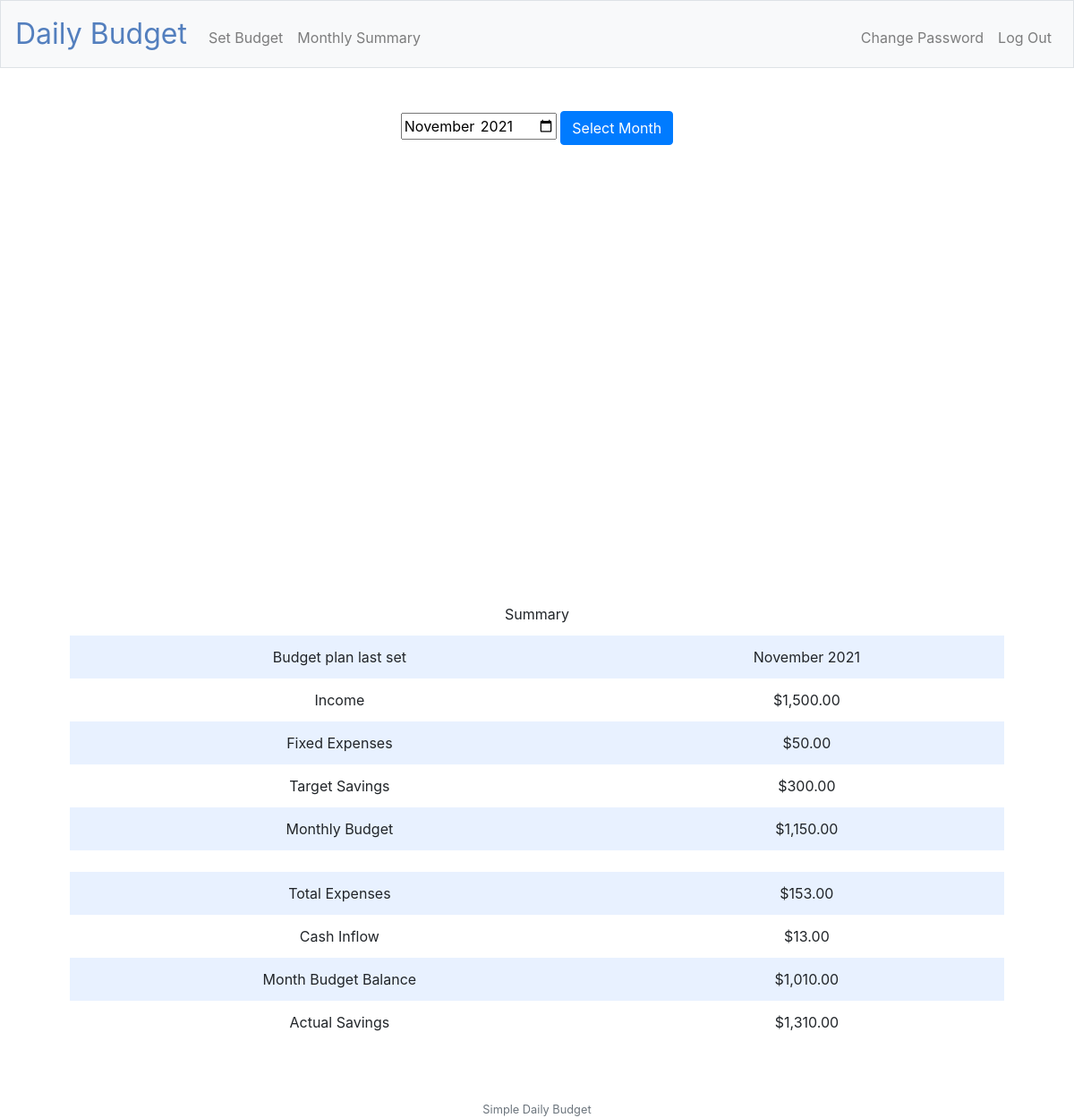
The page /monthly_summary (signed in) on the database its author committed.
### tables this page shows
CREATE TABLE budget_settings (month_set TEXT NOT NULL, user_id INTEGER, monthly_income NUMERIC, fixed_expenditure NUMERIC, fixed_savings NUMERIC, monthly_budget NUMERIC, FOREIGN KEY (user_id) REFERENCES users(id));

### application.py (the view)
@app.route("/monthly_summary", methods=["GET","POST"])
@login_required
@budget_settings_required
def monthly_summary():
    if request.method =="POST":
        selected_month = datetime.strptime(request.form.get("month"), "%Y-%m")
    else:
        selected_month = date.today()
    month_transactions = db.execute("SELECT * FROM transactions WHERE user_id = ? AND timestamp LIKE ?", session.get("user_id"), f'%{selected_month.strftime("%m-%Y")}%')
    month_budget_settings = current_setting(db.execute("SELECT * FROM budget_settings WHERE user_id = ?", session.get("user_id")), selected_month)
    stats, cash_in = get_stats(month_transactions)
    total_expenses = sum([expense for category, expense in stats.items()])
    month_budget_balance = month_budget_settings["monthly_budget"] - total_expenses + cash_in
    table_output = [
            ["Budget plan last set", datetime.strptime(month_budget_settings["month_set"], "%m-%Y").strftime("%B %Y")],
            ["Income", month_budget_settings['monthly_income']],
            ["Fixed Expenses", month_budget_settings["fixed_expenditure"]],
            ["Target Savings", month_budget_settings["fixed_savings"]],
            ["Monthly Budget", month_budget_settings["monthly_budget"]],
            ['',''],
            ["Total Expenses", total_expenses],
            ["Cash Inflow", cash_in],
            ["Month Budget Balance", month_budget_balance],
            ["Actual Savings", month_budget_settings["fixed_savings"] + month_budget_balance]
            ]
    return render_template("monthly_summary.html",month_input=selected_month.strftime("%Y-%m"), stats=stats , table_output=table_output)

### application.py (called while the page is built)
@app.after_request
def after_request(response):
    response.headers["Cache-Control"] = "no-cache, no-store, must-revalidate"
    response.headers["Expires"] = 0
    response.headers["Pragma"] = "no-cache"
    return response

### helpers.py (called while the page is built)
def budget_categories():
    return ["Food", "Utilities", "Retail/Clothing", "Transport", "Medical", "Recreation/Entertainment", "Others"]

def current_setting(db_settings, target_date):
    for row in reversed(db_settings):
        if row["month_set"] == target_date.strftime("%m-%Y"):
            return row
    return db_settings[-1]

def get_stats(db):
    expenditure_breakdown = {category: 0 for category in budget_categories()}
    cash_in = 0
    if len(db) < 1:
        return expenditure_breakdown
    for row in db:
        if row["amount"] <=  0:
            expenditure_breakdown[row["category"]] -= row["amount"]
        else:
            cash_in += row["amount"]
    return expenditure_breakdown, cash_in

def login_required(f):
    @wraps(f)
    def decorated_function(*args, **kwargs):
        if session.get("user_id") is None:
            return redirect("/login")
        return f(*args, **kwargs)
    return decorated_function

def budget_settings_required(f):
    @wraps(f)
    def decorated_function(*args, **kwargs):
        db = SQL("sqlite:///budget.db")
        budget_settings = db.execute("SELECT * FROM budget_settings WHERE user_id = ?", session.get("user_id"))
        if len(budget_settings) < 1:
            return redirect("/settings")
        return f(*args, **kwargs)
    return decorated_function

def usd(value):
    try:
        test = float(value)
    except ValueError:
        return value
    if value >= 0:
        return f"${value:,.2f}"
    return f"-${-value:,.2f}"

### templates/monthly_summary.html (shortened to what this page needs)
{% extends "layout.html" %}
{% block main %}
<form action="/monthly_summary" method="post">
		<div class='form-group'>
			<input type="month" name="month" value={{month_input}}>
			<button class="btn btn-primary" type="submit">Select Month</button>
	<div id="piechart" style="width: 900px; height: 500px" align="right"></div>
</form>
<table>
	<thead>
		<tr>
			<td colspan='2'>Summary</td>
		</tr>
	</thead>
	<tbody>
		{% for row in table_output %}
		<tr>
			<td>{{row[0]}}</td><td>{{row[1] | usd}}</td>
		</tr>
		{% endfor %}
	</tbody>
</table>
{% endblock %}

### templates/layout.html (shortened to what this page needs)
<!DOCTYPE html>
<html lang="en">
    <head>
        <link rel="stylesheet" href="https://cdn.jsdelivr.net/npm/bootstrap@4.5.3/dist/css/bootstrap.min.css">
        <link href="/static/styles.css" rel="stylesheet">
    </head>
    <body>
        <nav class="navbar navbar-expand-md navbar-light bg-light border">
            <a class="navbar-brand" href="/"> <span class="blue">Daily Budget</span></a>
            <div class="collapse navbar-collapse" id="navbar">
                {% if session.user_id %}
                    <ul class="navbar-nav mr-auto mt-2">
                        <li class="nav-item"><a class="nav-link" href="/settings">Set Budget</a></li>
						<li class="nav-item"><a class="nav-link" href="/monthly_summary">Monthly Summary</a></li>
                    </ul>
                    <ul class="navbar-nav ml-auto mt-2">
						<li class="nav_item"><a class="nav-link" href="/change_password">Change Password</a></li>
                        <li class="nav-item"><a class="nav-link" href="/logout">Log Out</a></li>
                    </ul>
                {% else %}
                    <ul class="navbar-nav ml-auto mt-2">
                        <li class="nav-item"><a class="nav-link" href="/register">Register</a></li>
                        <li class="nav-item"><a class="nav-link" href="/login">Log In</a></li>
                    </ul>
                {% endif %}
            </div>
        </nav>
        <main class="container p-5">
            {% block main %}{% endblock %}
        </main>
        <footer class="small text-center text-muted">
            Simple Daily Budget
        </footer>
    </body>
</html>

### static/styles.css (style rules this page uses)
nav .navbar-brand { font-size: xx-large; }
nav .navbar-brand .blue { color: #537fbe; }
main { overflow-x: auto; text-align: center; }
table { background-color: transparent; margin-bottom: 1rem; width: 100%; }
table th, table td { padding: 0.75rem; vertical-align: middle; }
tbody tr:nth-of-type(odd) { background-color: rgb(179, 208, 255, 0.3) }

### rows shown on the page
budget_settings: row "Income", monthly_income "$1,500.00", row "Target Savings", fixed_savings "$300.00", row "Monthly Budget", monthly_budget "$1,150.00"

### other values the page prints
{{ row[0] }} "Budget plan last set" "Fixed Expenses" "Total Expenses" "Cash Inflow" "Month Budget Balance" "Actual Savings"
{{ row[1] | usd }} "November 2021" "$50.00" "$153.00" "$13.00" "$1,010.00" "$1,310.00"
